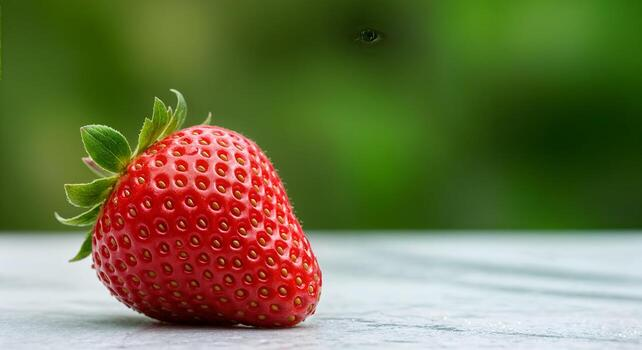
#> input picture CV-lab/input.jpg, 642 x 350 px
$ python ex3.py
#> lines starting #> are read from the running program, lines starting #| are printed output that depends on the picture; after the words box and inside, x2 and y2 are one past the last pixel; in counts of white or black regions, pixels touching at a corner belong together
import cv2   # type: ignore[reportMissingImports]
import matplotlib.pyplot as plt   # type: ignore[reportMissingImports]


image = cv2.imread("input.jpg")
#> image is the input picture: shape (350, 642, 3); mean B, G, R 73.5, 116.1, 112.3

if image is None:
    print("Error: Image not found!")
    exit()


gray = cv2.cvtColor(image, cv2.COLOR_BGR2GRAY)
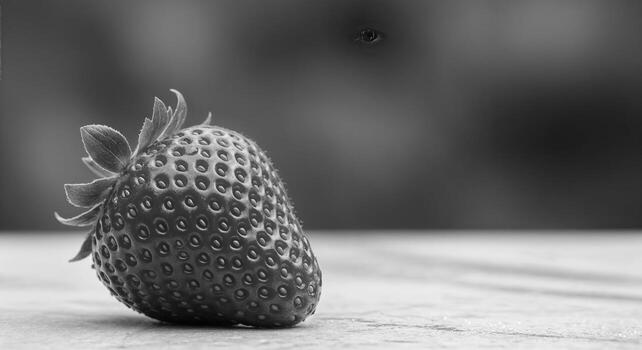
#> gray: shape (350, 642); min 4, max 252, mean 110.1

edges = cv2.Canny(gray, 100, 200)
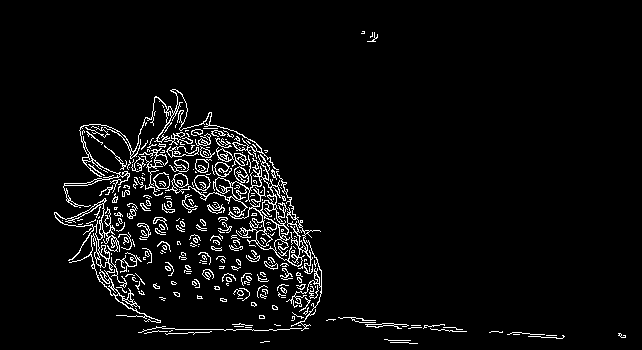
#> edges: shape (350, 642); 4.5% white in thin lines or dots, all inside (x1, y1, x2, y2) = (54, 31, 626, 344)

plt.figure(figsize=(10, 5))

plt.subplot(1, 2, 1)
plt.imshow(cv2.cvtColor(image, cv2.COLOR_BGR2RGB))
plt.title("Original Image")
plt.axis("off")

plt.subplot(1, 2, 2)
plt.imshow(edges, cmap="gray")
plt.title("Canny Edge Detection")
plt.axis("off")

plt.show()
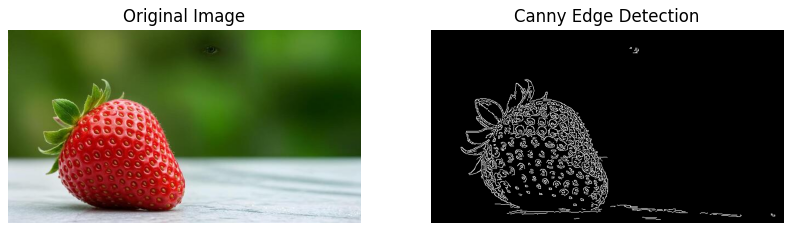
#> figure drawn by matplotlib, 2 panels

# Save the outline image
cv2.imwrite("canny_edges.jpg", edges)
